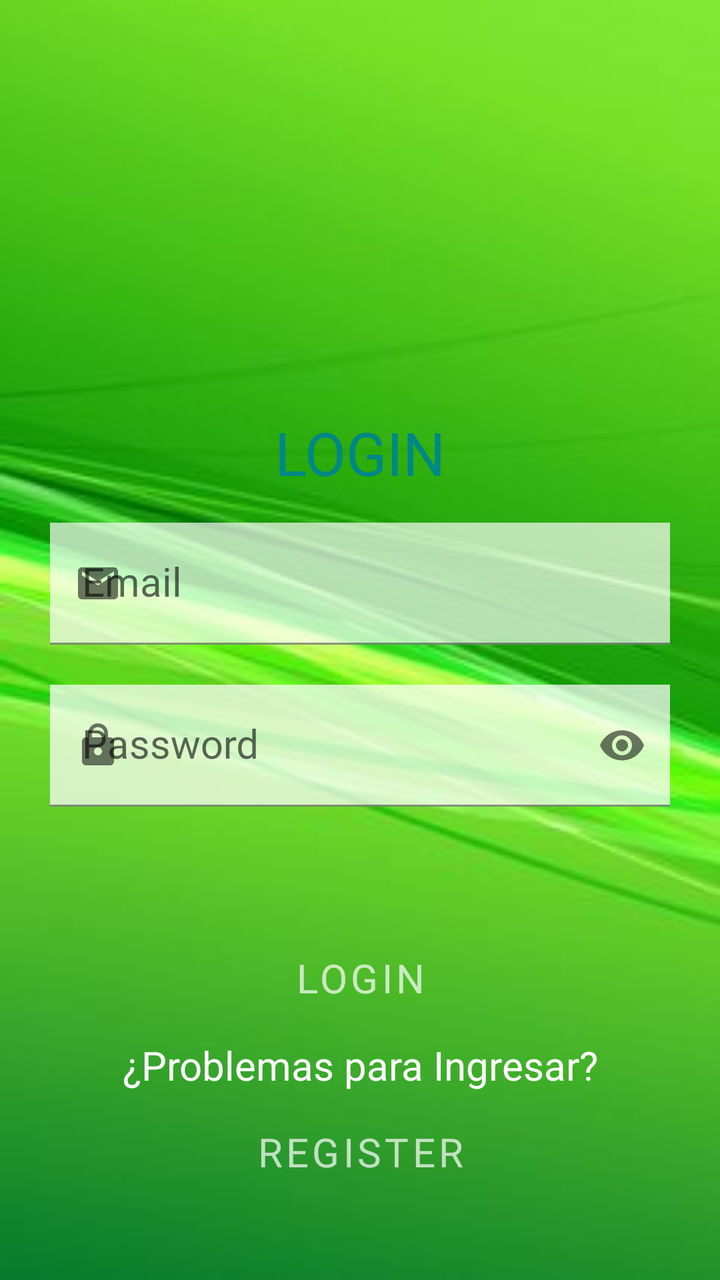
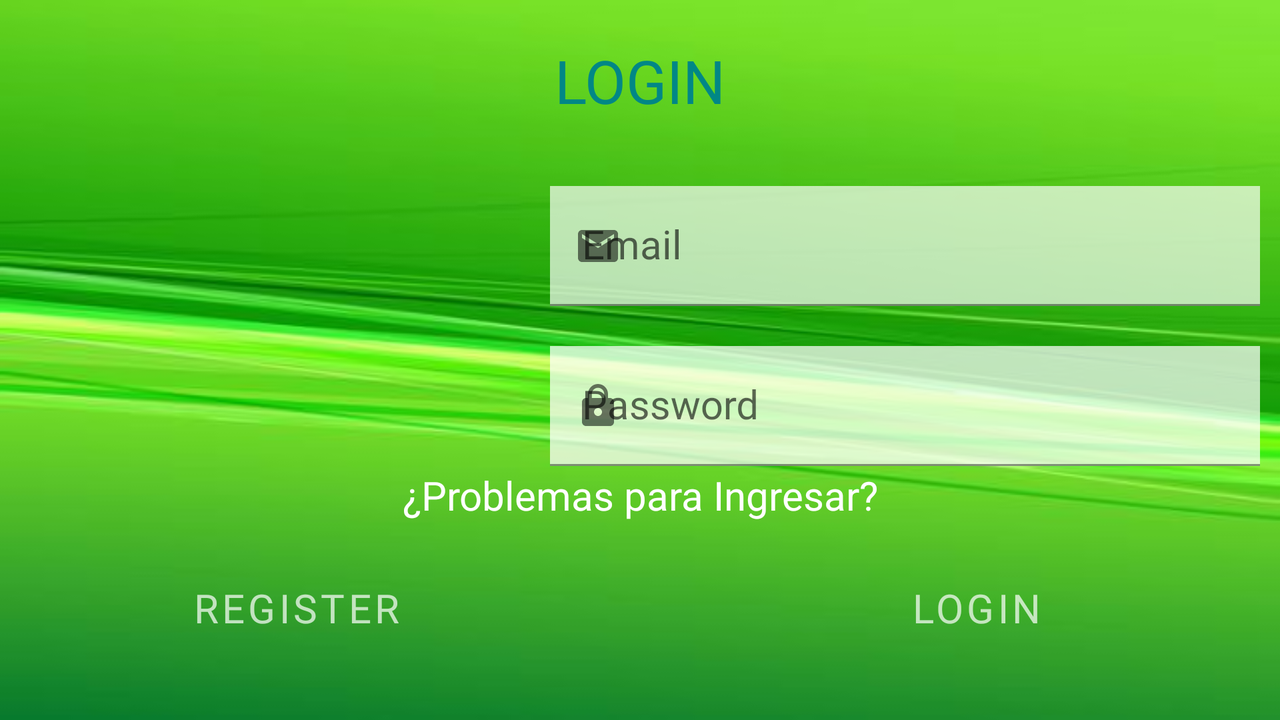

The same Android screen from two of the app's own layout files: first res/layout/ as a phone draws it, then the repository's variant for another configuration, drawn on a device whose configuration selects that folder. Both files follow.
<!-- AndroidManifest.xml: application theme Theme.UniversalStore -->
<!-- res/layout/activity_login.xml -->
<?xml version="1.0" encoding="utf-8"?>
<androidx.constraintlayout.widget.ConstraintLayout xmlns:android="http://schemas.android.com/apk/res/android"
    xmlns:app="http://schemas.android.com/apk/res-auto"
    xmlns:tools="http://schemas.android.com/tools"
    android:layout_width="match_parent"
    android:layout_height="match_parent"
    android:background="@drawable/fondoapp"
    android:padding="10dp"
    tools:context=".activity_login">

    <androidx.constraintlayout.widget.Guideline
        android:id="@+id/guideline2"
        android:layout_width="wrap_content"
        android:layout_height="wrap_content"
        android:orientation="horizontal"
        app:layout_constraintGuide_begin="0dp"
        app:layout_constraintGuide_percent="0.30" />

    <androidx.constraintlayout.widget.Guideline
        android:id="@+id/guideline5"
        android:layout_width="wrap_content"
        android:layout_height="wrap_content"
        android:orientation="horizontal"
        app:layout_constraintGuide_begin="0dp"
        app:layout_constraintGuide_percent="0.7" />

    <androidx.constraintlayout.widget.Guideline
        android:id="@+id/guideline6"
        android:layout_width="wrap_content"
        android:layout_height="wrap_content"
        android:orientation="horizontal"
        app:layout_constraintGuide_begin="0dp"
        app:layout_constraintGuide_percent="0.95" />

    <ImageView
        android:id="@+id/imageView3"
        android:layout_width="0dp"
        android:layout_height="0dp"
        android:layout_marginTop="20dp"
        app:layout_constraintBottom_toTopOf="@+id/guideline2"
        app:layout_constraintEnd_toEndOf="parent"
        app:layout_constraintStart_toStartOf="parent"
        app:layout_constraintTop_toTopOf="parent"
        app:layout_constraintVertical_bias="0.0"
        app:srcCompat="@drawable/ic_programmer" />

    <LinearLayout
        android:id="@+id/linearLayout"
        android:layout_width="0dp"
        android:layout_height="wrap_content"
        android:layout_margin="10dp"
        android:orientation="vertical"
        app:layout_constraintEnd_toEndOf="parent"
        app:layout_constraintStart_toStartOf="parent"
        app:layout_constraintTop_toTopOf="@+id/guideline2">

        <TextView
            android:id="@+id/textView3"
            android:layout_width="match_parent"
            android:layout_height="wrap_content"
            android:fontFamily="@font/aclonica"
            android:gravity="center"
            android:text="@string/login"
            android:textColor="@color/teal_700"
            android:textSize="30sp" />
    </LinearLayout>

    <LinearLayout
        android:id="@+id/linearLayout3"
        android:layout_width="0dp"
        android:layout_height="wrap_content"
        android:layout_margin="10dp"
        android:orientation="vertical"
        app:layout_constraintEnd_toEndOf="parent"
        app:layout_constraintStart_toStartOf="parent"
        app:layout_constraintTop_toBottomOf="@+id/linearLayout">

        <com.google.android.material.textfield.TextInputLayout
            android:layout_width="match_parent"
            android:layout_height="match_parent"
            android:padding="5dp"
            app:startIconDrawable="@drawable/ic_email"
            app:boxCornerRadiusBottomEnd="15dp"
            app:boxCornerRadiusBottomStart="15dp"
            app:boxCornerRadiusTopEnd="15dp"
            app:boxCornerRadiusTopStart="15dp">


            <com.google.android.material.textfield.TextInputEditText
                android:id="@+id/etemail"
                style="@style/Widget.MaterialComponents.TextInputLayout.OutlinedBox"
                android:layout_width="match_parent"
                android:layout_height="wrap_content"
                android:background="#AEFFFFFF"
                android:fontFamily="@font/advent_pro"
                android:hint="@string/email"
                android:includeFontPadding="true"
                android:inputType="textEmailAddress"
                android:textColor="#4B000000"
                android:textColorHint="@color/purple_700"
                android:textSize="20sp" />
        </com.google.android.material.textfield.TextInputLayout>
    </LinearLayout>

    <LinearLayout
        android:id="@+id/linearLayout4"
        android:layout_width="0dp"
        android:layout_height="wrap_content"
        android:layout_margin="10dp"
        android:orientation="vertical"
        app:layout_constraintEnd_toEndOf="parent"
        app:layout_constraintStart_toStartOf="parent"
        app:layout_constraintTop_toBottomOf="@+id/linearLayout3">

        <com.google.android.material.textfield.TextInputLayout
            android:layout_width="match_parent"
            android:layout_height="match_parent"
            app:startIconDrawable="@drawable/ic_baseline_lock_24"
            app:errorEnabled="true"
            app:endIconMode="password_toggle"
            android:padding="5dp">

            <com.google.android.material.textfield.TextInputEditText
                android:id="@+id/etpassword"
                style="@style/Widget.MaterialComponents.TextInputLayout.OutlinedBox"
                android:layout_width="match_parent"
                android:layout_height="wrap_content"
                android:background="#B9FFFFFF"
                android:fontFamily="@font/advent_pro"
                android:hint="@string/pass"
                android:includeFontPadding="true"
                android:inputType="textPassword"
                android:textColor="#4F000000"
                android:textColorHint="@color/teal_700"
                android:textSize="20sp"
                app:textInputLayoutFocusedRectEnabled="true" />
        </com.google.android.material.textfield.TextInputLayout>
    </LinearLayout>

    <Button
        android:id="@+id/btnlogin"
        android:layout_width="316dp"
        android:layout_height="50dp"
        android:layout_marginTop="20dp"
        android:layout_marginBottom="10dp"
        android:background="@drawable/boton"
        android:fontFamily="@font/aclonica"
        android:onClick="login"
        android:text="@string/btnlogin"
        android:textColor="#B4FFFFFF"
        android:textSize="20sp"
        app:layout_constraintBottom_toTopOf="@+id/textView2"
        app:layout_constraintEnd_toEndOf="parent"
        app:layout_constraintHorizontal_bias="0.498"
        app:layout_constraintStart_toStartOf="parent"
        app:layout_constraintTop_toTopOf="@+id/guideline5" />

    <Button
        android:id="@+id/btnregister"
        android:layout_width="316dp"
        android:layout_height="50dp"
        android:layout_marginTop="5dp"
        android:background="@drawable/boton"
        android:fontFamily="@font/aclonica"
        android:onClick="irRegister"
        android:text="@string/registro"
        android:textColor="#B4FFFFFF"
        android:textSize="20sp"
        app:layout_constraintEnd_toEndOf="parent"
        app:layout_constraintStart_toStartOf="parent"
        app:layout_constraintTop_toBottomOf="@+id/textView2" />

    <TextView
        android:id="@+id/textView2"
        android:layout_width="match_parent"
        android:layout_height="wrap_content"
        android:layout_marginTop="5dp"
        android:gravity="center"
        android:text="@string/problema"
        android:textColor="@color/white"
        android:textSize="20sp"
        app:layout_constraintTop_toBottomOf="@+id/btnlogin"
        tools:layout_editor_absoluteX="10dp" />
</androidx.constraintlayout.widget.ConstraintLayout>
<!-- resources referenced by this layout -->
<resources>
  <color name="purple_700">#009688</color>
  <color name="teal_700">#FF018786</color>
  <color name="white">#FFFFFFFF</color>
  <!-- drawable fondoapp: jpg bitmap (drawable, 8844 bytes) -->
  <!-- drawable ic_baseline_lock_24 (drawable) -->
  <vector android:height="24dp" android:tint="#A0A2A4"
      android:viewportHeight="24" android:viewportWidth="24"
      android:width="24dp" xmlns:android="http://schemas.android.com/apk/res/android">
      <path android:fillColor="@android:color/white" android:pathData="M18,8h-1L17,6c0,-2.76 -2.24,-5 -5,-5S7,3.24 7,6v2L6,8c-1.1,0 -2,0.9 -2,2v10c0,1.1 0.9,2 2,2h12c1.1,0 2,-0.9 2,-2L20,10c0,-1.1 -0.9,-2 -2,-2zM12,17c-1.1,0 -2,-0.9 -2,-2s0.9,-2 2,-2 2,0.9 2,2 -0.9,2 -2,2zM15.1,8L8.9,8L8.9,6c0,-1.71 1.39,-3.1 3.1,-3.1 1.71,0 3.1,1.39 3.1,3.1v2z"/>
  </vector>
  <!-- drawable ic_email (drawable) -->
  <vector android:height="24dp" android:tint="#A0A2A4"
      android:viewportHeight="24" android:viewportWidth="24"
      android:width="24dp" xmlns:android="http://schemas.android.com/apk/res/android">
      <path android:fillColor="@android:color/white" android:pathData="M20,4L4,4c-1.1,0 -1.99,0.9 -1.99,2L2,18c0,1.1 0.9,2 2,2h16c1.1,0 2,-0.9 2,-2L22,6c0,-1.1 -0.9,-2 -2,-2zM20,8l-8,5 -8,-5L4,6l8,5 8,-5v2z"/>
  </vector>
  <string name="btnlogin">LOGIN</string>
  <string name="email">Email</string>
  <string name="login">LOGIN</string>
  <string name="pass">Password</string>
  <string name="problema">¿Problemas para Ingresar?</string>
  <string name="registro">REGISTER</string>
  <style name="Theme.UniversalStore" parent="Theme.MaterialComponents.DayNight.NoActionBar">
          
          <item name="colorPrimary">@color/micolor</item>
          <item name="colorPrimaryVariant">@color/purple_700</item>
          <item name="colorOnPrimary">@color/white</item>
          
          <item name="colorSecondary">@color/teal_200</item>
          <item name="colorSecondaryVariant">@color/teal_700</item>
          <item name="colorOnSecondary">@color/black</item>
          
          <item name="android:statusBarColor" tools:targetApi="l">@color/micolor</item>
          
      </style>
  <color name="micolor">#4CAF50</color>
  <color name="teal_200">#FF03DAC5</color>
  <color name="black">#FF000000</color>
</resources>
<!-- res/layout-land/activity_login.xml (the repository's variant of the layout above) -->
<!-- drawn on the phone turned sideways -->
<?xml version="1.0" encoding="utf-8"?>
<androidx.constraintlayout.widget.ConstraintLayout xmlns:android="http://schemas.android.com/apk/res/android"
    xmlns:app="http://schemas.android.com/apk/res-auto"
    xmlns:tools="http://schemas.android.com/tools"
    android:layout_width="match_parent"
    android:layout_height="match_parent"
    android:background="@drawable/fondoapp"
    android:padding="10dp"
    tools:context=".activity_login">

    <androidx.constraintlayout.widget.Guideline
        android:id="@+id/guideline5"
        android:layout_width="wrap_content"
        android:layout_height="wrap_content"
        android:orientation="horizontal"
        app:layout_constraintGuide_begin="0dp"
        app:layout_constraintGuide_percent="0.6" />

    <ImageView
        android:id="@+id/imageView3"
        android:layout_width="240dp"
        android:layout_height="136dp"
        android:layout_marginStart="60dp"
        app:layout_constraintStart_toStartOf="parent"
        app:layout_constraintTop_toTopOf="@+id/guideline11"
        app:srcCompat="@drawable/ic_programmer" />

    <androidx.constraintlayout.widget.Guideline
        android:id="@+id/guideline6"
        android:layout_width="wrap_content"
        android:layout_height="wrap_content"
        android:orientation="horizontal"
        app:layout_constraintGuide_begin="0dp"
        app:layout_constraintGuide_percent="0.95" />

    <TextView
        android:id="@+id/textView2"
        android:layout_width="match_parent"
        android:layout_height="wrap_content"
        android:layout_marginTop="20dp"
        android:gravity="center"
        android:text="@string/problema"
        android:textColor="@color/white"
        android:textSize="20sp"
        app:layout_constraintEnd_toEndOf="parent"
        app:layout_constraintStart_toStartOf="parent"
        app:layout_constraintTop_toTopOf="@+id/guideline5" />

    <LinearLayout
        android:id="@+id/linearLayout3"
        android:layout_width="400dp"
        android:layout_height="70dp"
        android:layout_margin="10dp"
        android:layout_marginTop="40dp"
        android:orientation="vertical"
        app:layout_constraintEnd_toEndOf="parent"
        app:layout_constraintStart_toEndOf="@+id/imageView3"
        app:layout_constraintTop_toTopOf="@+id/guideline11">

        <com.google.android.material.textfield.TextInputLayout
            android:layout_width="match_parent"
            android:layout_height="match_parent"
            android:padding="5dp"
            app:boxCornerRadiusBottomEnd="15dp"
            app:boxCornerRadiusBottomStart="15dp"
            app:boxCornerRadiusTopEnd="15dp"
            app:boxCornerRadiusTopStart="15dp"
            app:startIconDrawable="@drawable/ic_email">


            <com.google.android.material.textfield.TextInputEditText
                android:id="@+id/etemail"
                style="@style/Widget.MaterialComponents.TextInputLayout.OutlinedBox"
                android:layout_width="match_parent"
                android:layout_height="wrap_content"
                android:background="#AEFFFFFF"
                android:fontFamily="@font/advent_pro"
                android:hint="@string/email"
                android:includeFontPadding="true"
                android:inputType="textEmailAddress"
                android:textColor="#4B000000"
                android:textColorHint="@color/purple_700"
                android:textSize="20sp" />
        </com.google.android.material.textfield.TextInputLayout>
    </LinearLayout>

    <LinearLayout
        android:id="@+id/linearLayout4"
        android:layout_width="400dp"
        android:layout_height="70dp"
        android:layout_margin="10dp"
        android:layout_marginTop="40dp"
        android:orientation="vertical"
        app:layout_constraintEnd_toEndOf="parent"
        app:layout_constraintStart_toEndOf="@+id/imageView3"
        app:layout_constraintTop_toBottomOf="@+id/linearLayout3">

        <com.google.android.material.textfield.TextInputLayout
            android:layout_width="match_parent"
            android:layout_height="match_parent"
            android:padding="5dp"
            app:endIconMode="password_toggle"
            app:errorEnabled="true"
            app:startIconDrawable="@drawable/ic_baseline_lock_24">

            <com.google.android.material.textfield.TextInputEditText
                android:id="@+id/etpassword"
                style="@style/Widget.MaterialComponents.TextInputLayout.OutlinedBox"
                android:layout_width="match_parent"
                android:layout_height="wrap_content"
                android:background="#B9FFFFFF"
                android:fontFamily="@font/advent_pro"
                android:hint="@string/pass"
                android:includeFontPadding="true"
                android:inputType="textPassword"
                android:textColor="#4F000000"
                android:textColorHint="@color/teal_700"
                android:textSize="20sp"
                app:textInputLayoutFocusedRectEnabled="true" />
        </com.google.android.material.textfield.TextInputLayout>
    </LinearLayout>

    <androidx.constraintlayout.widget.Guideline
        android:id="@+id/guideline11"
        android:layout_width="wrap_content"
        android:layout_height="wrap_content"
        android:layout_marginTop="16dp"
        android:orientation="horizontal"
        app:layout_constraintGuide_begin="0dp"
        app:layout_constraintGuide_percent="0.2"
        app:layout_constraintTop_toTopOf="parent" />

    <LinearLayout
        android:id="@+id/linearLayout"
        android:layout_width="0dp"
        android:layout_height="wrap_content"
        android:layout_margin="10dp"
        android:layout_marginTop="20dp"
        android:orientation="vertical"
        app:layout_constraintEnd_toEndOf="parent"
        app:layout_constraintStart_toStartOf="parent"
        app:layout_constraintTop_toTopOf="parent">

        <TextView
            android:id="@+id/textView3"
            android:layout_width="match_parent"
            android:layout_height="wrap_content"
            android:fontFamily="@font/aclonica"
            android:gravity="center"
            android:text="@string/login"
            android:textColor="@color/teal_700"
            android:textSize="30sp" />
    </LinearLayout>

    <LinearLayout
        android:layout_width="725dp"
        android:layout_height="73dp"
        android:orientation="horizontal"
        app:layout_constraintBottom_toTopOf="@+id/guideline6"
        app:layout_constraintEnd_toEndOf="parent"
        app:layout_constraintStart_toStartOf="parent">

        <Button
            android:id="@+id/btnregister"
            android:layout_width="300dp"
            android:layout_height="wrap_content"
            android:layout_marginLeft="40dp"
            android:layout_marginTop="20dp"
            android:layout_marginRight="20dp"
            android:background="@drawable/boton"
            android:fontFamily="@font/aclonica"
            android:onClick="irRegister"
            android:text="@string/registro"
            android:textColor="#B4FFFFFF"
            android:textSize="20sp" />

        <Button
            android:id="@+id/btnlogin"
            android:layout_width="300dp"
            android:layout_height="43dp"
            android:layout_marginLeft="20dp"
            android:layout_marginTop="20dp"
            android:background="@drawable/boton"
            android:fontFamily="@font/aclonica"
            android:text="@string/btnlogin"
            android:textColor="#B4FFFFFF"
            android:textSize="20sp" />
    </LinearLayout>
</androidx.constraintlayout.widget.ConstraintLayout>
